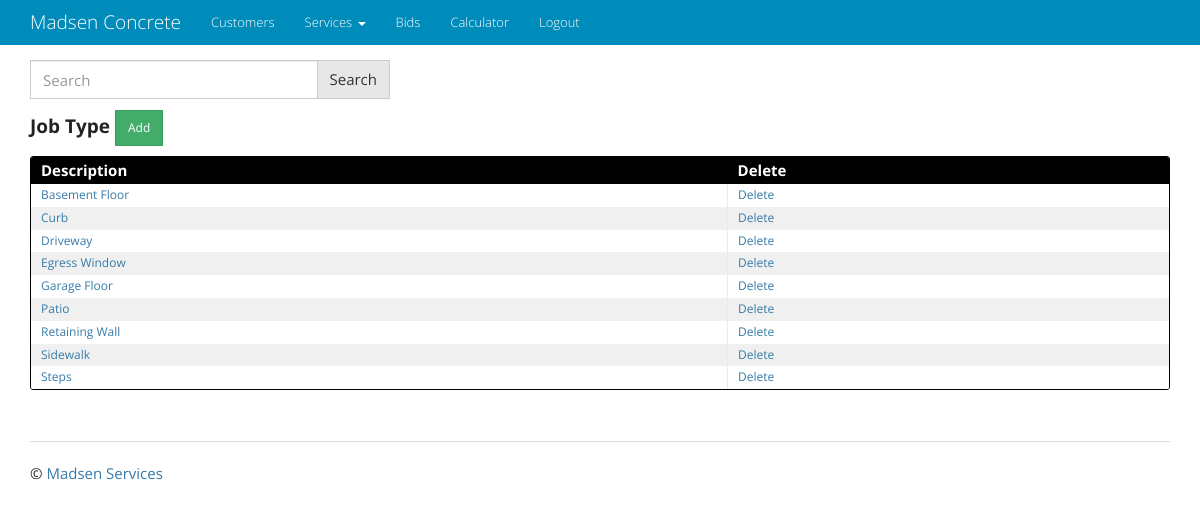
/job_type/ (signed in), run on the app's committed database.
### job_type/models.py (models this page shows, shortened)
class JobType(models.Model):
    description = models.CharField(max_length=50, unique=True)
    class Meta:
        ordering = ['description']

### job_type/views.py (the view)
class JobTypeList(LoginRequiredMixin, ListView):
    model = JobType
    def get_queryset(self):
        queryset_list = JobType.objects.order_by('description')
        query = self.request.GET.get('q')
        if query:
            queryset_list = queryset_list.filter(
                Q(description__icontains=query)
               ).distinct()
        return queryset_list

### templates/job_type/jobtype_list.html
{% extends "base.html" %}
{% block content %}
{% include 'q_search_form.html' %}
<h4 class="entries">
  <h4><strong>Job Type </strong><a href="{% url 'job_type_app:job_type_create' %}" class="btn btn-sm btn-success" role="button">Add</a></h4>
  <div class="datagrid">
    <table>
      <thead>
        <tr>
          <th><strong>Description</strong></th>
          <th><strong>Delete</strong></th>
        </tr>
      </thead>
      {% for job_type in object_list %}
          <tr style="{% cycle 'background: white' 'background: #F0F0F0' %}">
              <td><a href="{% url 'job_type_app:job_type_update' pk=job_type.pk %}">{{ job_type.description }}</a></td>
              <td><a href="{% url 'job_type_app:job_type_delete' pk=job_type.pk %}">Delete</a></td>
          </tr>
      {% endfor %}
    </table>
</div>
{% endblock %}

### static/css/main.css (style rules this page uses)
body { padding: 60px 0; background: #ffffff; }
a, h1, h2 { color: #377BA8; }
.entries { list-style: none; margin: 0; padding: 0; }
.datagrid table { border-collapse: collapse; text-align: left; width: 100%; }
.datagrid { background: #fff; overflow: hidden; border: 1px solid #000000; border-radius: 3px; }
.datagrid table td, .datagrid table th { padding: 3px 10px; }
.datagrid table thead th { background-color:#000000; color:#FFFFFF; font-size: 15px; font-weight: bold; }
.datagrid table thead th:first-child { border: none; }
.datagrid table tbody td { color: #000000; border-left: 1px solid #E1EEF4; font-size: 12px; font-weight: normal; }
.datagrid table tbody td:first-child { border-left: none; }
.datagrid table tbody tr:last-child td { border-bottom: none; }

### data on the page
JobType: description "Basement Floor"
JobType: description "Curb"
JobType: description "Driveway"
JobType: description "Egress Window"
JobType: description "Garage Floor"
JobType: description "Patio"
JobType: description "Retaining Wall"
JobType: description "Sidewalk"
JobType: description "Steps"
